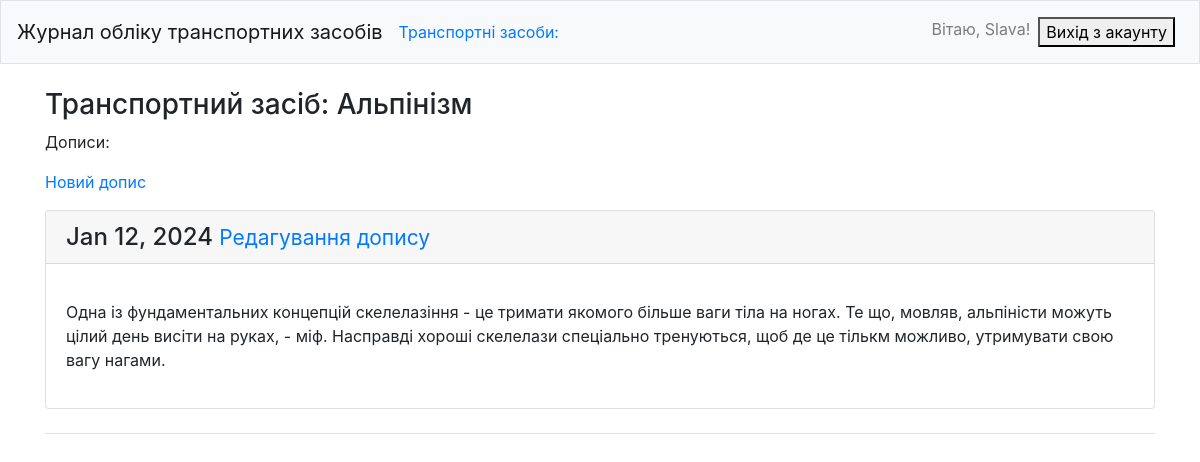
The page /topics/2/ (signed in) on the database its author committed.
### learning_logs/models.py (models this page shows, shortened)
class Topic(models.Model):
    text = models.CharField(max_length=200)
    data_added = models.DateTimeField(auto_now_add=True)
    owner = models.ForeignKey(User, on_delete=models.CASCADE)
    def __str__(self):
        return self.text

class Entry(models.Model):
    topic = models.ForeignKey(Topic, on_delete=models.CASCADE)
    text = models.TextField()
    date_added = models.DateTimeField(auto_now_add=True)
    class Meta:
        verbose_name_plural = 'entries'

### learning_logs/views.py (the view)
# urls.py: path('topics/<int:topic_id>/', views.topic, name='topic'),  # сторінка для окремої теми
@login_required
def topic(request, topic_id):
    topic = Topic.objects.get(id=topic_id)
    if topic.owner != request.user:
        raise Http404
    entries = topic.entry_set.order_by('-date_added')
    context = {'topic': topic, 'entries': entries}
    return render(request, 'learning_logs/topic.html', context)

### learning_logs/templates/learning_logs/topic.html
{% extends "learning_logs/base.html" %}
{% block content %}
<h3>Транспортний засіб: {{ topic }}</h3>
<p>Дописи:</p>
<p>
    <a href="{% url 'learning_logs:new_entry' topic.id %}">Новий допис</a>
</p>
{% for entry in entries %}
    <div class="card mb-3">
        <h4 class="card-header">
            {{ entry.date_added|date:"M d, Y " }}
            <small>
                  <a href="{% url 'learning_logs:edit_entry' entry.id %}">Редагування допису</a>
            </small>
        </h4>
        <div class="card-body">
            <p>{{ entry.text|linebreaks }}</p>
        </div>
    </div>
    {% empty %}
     <li>Дописи до цього транспортного засобу відсутні</li>
{% endfor %}
{% endblock content %}

### learning_logs/templates/learning_logs/base.html (shortened to what this page needs)
{% load bootstrap4 %}
<!DOCTYPE html>
<html lang="en">
<head>
    {% bootstrap_css %}
</head>
<body>
        <nav class="navbar navbar-expand-md navbar-light bg-light mb-4 border">
            <a class="navbar-brand" href="{% url 'learning_logs:index' %}">Журнал обліку транспортних засобів</a>
        <div class="collapse navbar-collapse" id="navbarCollapse">
            <ul class="navbar-nav mr-auto">
                <li class="nav-item">
                     <a href="{% url 'learning_logs:topics' %}">Транспортні засоби:</a>
                </li>
            </ul>
            <ul class="navbar-nav ml-auto">
                {% if user.is_authenticated %}
                <li class="nav-item">
                    <span class="navbar-text">Вітаю, {{user.username}}!</span>
                </li>
                <li>
                     <form class="nav-link" method="post" action="{% url 'users:logout' %}">
                        <button type="submit">Вихід з акаунту</button>
                     </form>
                </li>
            {% endif %}
        </nav>
<main role="main" class="container">
    <div class="pb-2 mb-2 border-bottom">
        {% block content %}
        {% endblock content %}
    </div>
</main>
</body>
</html>

### rows shown on the page
Topic: text "Альпінізм"
Entry: date_added "Jan 12, 2024", text "Одна із фундаментальних концепцій скелелазіння - це тримати якомого більше ваги тіла на ногах. Те що, мовляв, альпіністи можуть цілий день висіти на руках, - міф. Насправді хороші скелелази спеціально тренуються, щоб де це тількм можливо, утримувати свою вагу нагами."

### other values the page prints
{{ user.username }} "Slava"
